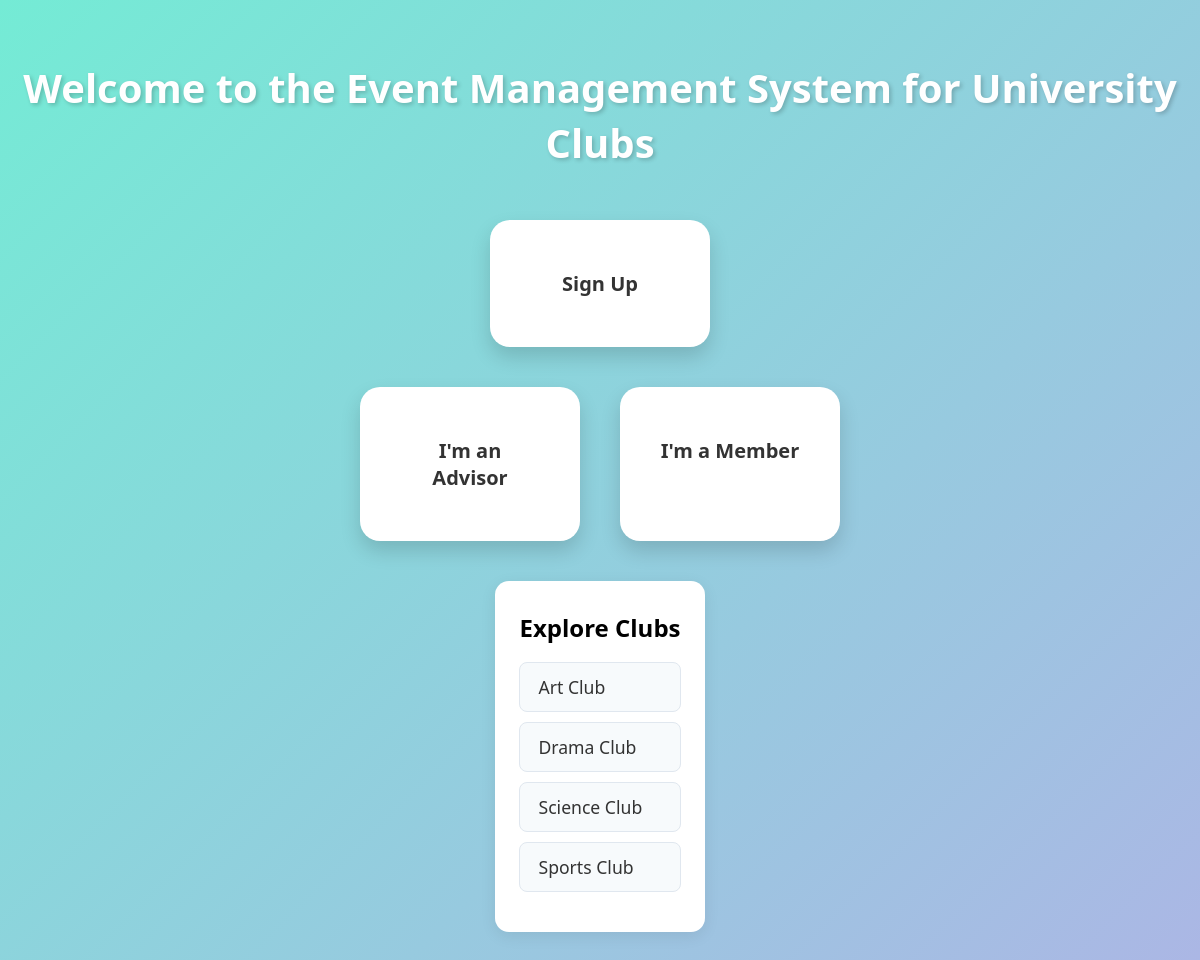
The page / on the database its author committed.
### tables this page shows
CREATE TABLE `clubs` (
  `club_id` int(11) NOT NULL,
  `club_name` varchar(100) NOT NULL,
  `registration_date` date NOT NULL,
  `status` varchar(20) NOT NULL
);

### index.php (the view, shortened to what this page needs)
<?php
include 'connection.php';
$clubs_res = mysqli_query($conn, "SELECT club_id, club_name FROM clubs ORDER BY club_name ASC");
$clubs = [];
if ($clubs_res && mysqli_num_rows($clubs_res) > 0) {
    while ($row = mysqli_fetch_assoc($clubs_res)) {
        $clubs[] = $row;
    }
}
?>
<!DOCTYPE html>
<html lang="en">
<head>
</head>
<body>
  <h1>Welcome to the Event Management System for University Clubs</h1>
  <div class="role-card signup" onclick="window.location.href='member_signup.php'">
    Sign Up
  </div>
  <div class="role-select">
    <div class="role-card advisor" onclick="window.location.href='login_advisor.php'">
      I'm an Advisor
    </div>
    <div class="role-card member" onclick="window.location.href='member_login.php'">
      I'm a Member
    </div>
  </div>
  <div class="clubs-list">
    <h2>Explore Clubs</h2>
    <?php if (!empty($clubs)): ?>
      <?php foreach ($clubs as $club): ?>
        <a class="club-link" href="club_info.php?club_id=<?php echo (int)$club['club_id']; ?>">
          <?php echo htmlspecialchars($club['club_name']); ?>
        </a>
      <?php endforeach; ?>
    <?php else: ?>
      <p style="text-align:center;">No clubs found.</p>
    <?php endif; ?>
  </div>
</body>
</html>

### index.php (style rules this page uses)
* { margin: 0; padding: 0; box-sizing: border-box; }
body { font-family: 'Segoe UI', Tahoma, Geneva, Verdana, sans-serif; min-height: 100vh; background: linear-gradient(135deg, #74ebd5 0%, #ACB6E5 100%); display: flex; flex-direction: column; align-items: center; justify-content: center; padding: 60px 20px; }
h1 { color: #fff; font-size: 40px; margin-bottom: 50px; text-shadow: 2px 2px 4px rgba(0, 0, 0, 0.2); text-align: center; }
.role-select { display: flex; gap: 40px; flex-wrap: wrap; justify-content: center; }
.role-card { background-color: white; border-radius: 20px; box-shadow: 0 10px 20px rgba(0, 0, 0, 0.15); padding: 50px 40px; width: 220px; text-align: center; cursor: pointer; transition: all 0.3s ease; font-size: 20px; font-weight: bold; color: #333; }
.role-card.signup { background-color: #ffffff; box-shadow: 0 10px 20px rgba(0, 0, 0, 0.15); margin-bottom: 40px; }
.clubs-list { margin: 40px auto 0 auto; max-width: 700px; background: #fff; border-radius: 14px; box-shadow: 0 4px 16px rgba(0,0,0,0.08); padding: 30px 24px; }
.clubs-list h2 { text-align: center; color: #000000ff; margin-bottom: 18px; font-size: 1.5rem; }
.club-link { display: block; padding: 12px 18px; margin-bottom: 10px; background: #f7fafc; border-radius: 8px; color: #333; text-decoration: none; font-size: 1.1rem; font-weight: 500; transition: background 0.2s; border: 1px solid #e0e7ef; }

### rows shown on the page
clubs: club_name "Art Club"
clubs: club_name "Drama Club"
clubs: club_name "Science Club"
clubs: club_name "Sports Club"
